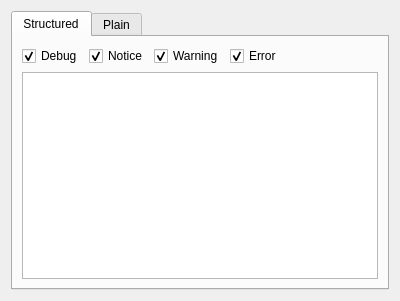
<?xml version="1.0" encoding="UTF-8"?>
<ui version="4.0">
 <class>VLCLogViewer</class>
 <widget class="QWidget" name="VLCLogViewer">
  <property name="geometry">
   <rect>
    <x>0</x>
    <y>0</y>
    <width>400</width>
    <height>301</height>
   </rect>
  </property>
  <property name="windowTitle">
   <string>Player logs</string>
  </property>
  <layout class="QHBoxLayout" name="horizontalLayout_2">
   <item>
    <widget class="QTabWidget" name="tabWidget">
     <property name="currentIndex">
      <number>0</number>
     </property>
     <widget class="QWidget" name="tab">
      <attribute name="title">
       <string>Structured</string>
      </attribute>
      <layout class="QVBoxLayout" name="verticalLayout">
       <item>
        <layout class="QHBoxLayout" name="horizontalLayout_3">
         <item>
          <widget class="QCheckBox" name="checkDebug">
           <property name="text">
            <string>Debug</string>
           </property>
           <property name="checked">
            <bool>true</bool>
           </property>
          </widget>
         </item>
         <item>
          <widget class="QCheckBox" name="checkNotice">
           <property name="text">
            <string>Notice</string>
           </property>
           <property name="checked">
            <bool>true</bool>
           </property>
          </widget>
         </item>
         <item>
          <widget class="QCheckBox" name="checkWarning">
           <property name="text">
            <string>Warning</string>
           </property>
           <property name="checked">
            <bool>true</bool>
           </property>
          </widget>
         </item>
         <item>
          <widget class="QCheckBox" name="checkError">
           <property name="text">
            <string>Error</string>
           </property>
           <property name="checked">
            <bool>true</bool>
           </property>
          </widget>
         </item>
         <item>
          <spacer name="horizontalSpacer">
           <property name="orientation">
            <enum>Qt::Horizontal</enum>
           </property>
           <property name="sizeHint" stdset="0">
            <size>
             <width>40</width>
             <height>20</height>
            </size>
           </property>
          </spacer>
         </item>
        </layout>
       </item>
       <item>
        <widget class="QTableView" name="tableView">
         <attribute name="horizontalHeaderVisible">
          <bool>false</bool>
         </attribute>
         <attribute name="horizontalHeaderCascadingSectionResizes">
          <bool>false</bool>
         </attribute>
         <attribute name="horizontalHeaderDefaultSectionSize">
          <number>25</number>
         </attribute>
         <attribute name="horizontalHeaderMinimumSectionSize">
          <number>25</number>
         </attribute>
         <attribute name="horizontalHeaderStretchLastSection">
          <bool>false</bool>
         </attribute>
         <attribute name="verticalHeaderVisible">
          <bool>false</bool>
         </attribute>
        </widget>
       </item>
      </layout>
     </widget>
     <widget class="QWidget" name="tab_2">
      <attribute name="title">
       <string>Plain</string>
      </attribute>
      <layout class="QHBoxLayout" name="horizontalLayout">
       <item>
        <widget class="QTextEdit" name="textView">
         <property name="readOnly">
          <bool>true</bool>
         </property>
        </widget>
       </item>
      </layout>
     </widget>
    </widget>
   </item>
  </layout>
 </widget>
 <resources/>
 <connections/>
</ui>
